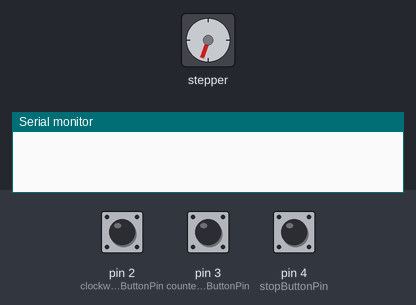
The sketch below on a simulated Arduino Uno, built with avr-gcc and run on an emulated ATmega328P. On the bench: stepper motor, the last lines printed to the serial monitor. Inputs (shaded band) come from the test bench; at power-on: pin 3 (counterClockwiseButtonPin) HIGH, pin 4 (stopButtonPin) HIGH, pin 2 (clockwiseButtonPin) HIGH. Stepper angles assume 110 steps per turn.

Above: at 1.2 s.
1.3 s: pin 3 (counterClockwiseButtonPin) pulled LOW for 3.2 s
At 1.3 s:
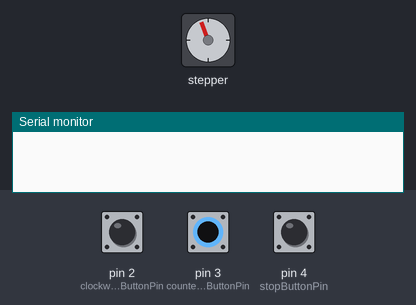
7.5 s: pin 4 (stopButtonPin) pulled LOW for 0.15 s
At 7.5 s:
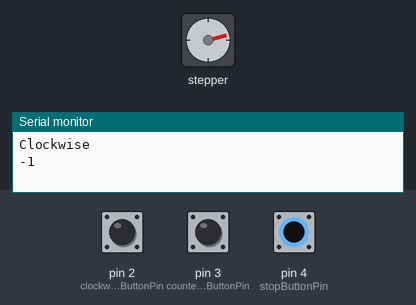
9.1 s: pin 2 (clockwiseButtonPin) pulled LOW for 0.15 s
At 9.7 s:
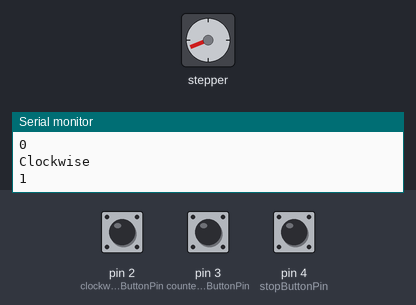
12.2 s: pin 2 (clockwiseButtonPin) pulled LOW for 1 s
15.3 s: pin 3 (counterClockwiseButtonPin) pulled LOW for 0.15 s
18.3 s: pin 4 (stopButtonPin) pulled LOW for 1 s
At 18.3 s:
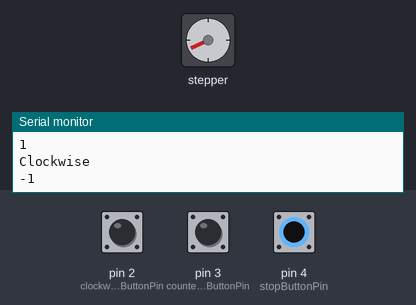
Timing chart, 0 to 21.3 s (numbered marks = the images above; inputs shaded):
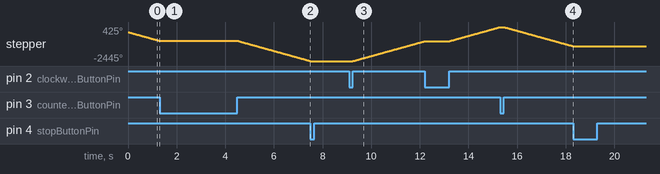

Measured:
- after the input at 7.5 s, stepper: stops changing and stays -2445°
- after the input at 9.1 s, stepper: keeps turning clockwise at about 569°/s, starting after 0.15 s
- after the input at 18.3 s, stepper: stops changing and stays -1195°

The sketch:

stepper.ino
```cpp
#include <Stepper.h>

const int stepsPerRevolution = 110;  // change this to fit the number of steps per revolution
// for your motor


// initialize the stepper library on pins 8 through 11:
Stepper myStepper(stepsPerRevolution, 8, 9, 10, 11);

int stepCount = 0;  // number of steps the motor has taken


// constants won't change. They're used here to set pin numbers:
const int clockwiseButtonPin = 2;     // the number of the pushbutton pin
const int counterClockwiseButtonPin = 3;     // the number of the pushbutton pin
const int stopButtonPin = 4;     // the number of the pushbutton pin

// variables will change:
int clockwiseButtonState = 0;
int counterClockwiseButtonState = 0;
int stopButtonState = 0;
int rotationDirection = -1; //CLOCKWISE
bool start = true;
void setup() {
  pinMode(clockwiseButtonPin, INPUT);
  pinMode(counterClockwiseButtonPin, INPUT);
  pinMode(stopButtonPin, INPUT);
  Serial.begin(9600);
}

void loop() {
  if(start){
    myStepper.setSpeed(100); // 0-100
    myStepper.step(rotationDirection * (stepsPerRevolution / 100));
  }

  // read the state of the pushbutton value:
  clockwiseButtonState = digitalRead(clockwiseButtonPin);
  counterClockwiseButtonState = digitalRead(counterClockwiseButtonPin);
  stopButtonState = digitalRead(stopButtonPin);

  // check if the pushbutton is pressed. If it is, the buttonState is LOW:
  if (clockwiseButtonState == LOW) {
    Serial.println("Clockwise");
    while(digitalRead(clockwiseButtonPin) == LOW){}
    rotationDirection = +1; //CLOCKWISE
    start = true;
    Serial.println(rotationDirection);
  }
  if (counterClockwiseButtonState == LOW) {
    Serial.println("Clockwise");
    while(digitalRead(counterClockwiseButtonPin) == LOW){}
    rotationDirection = -1; //CLOCKWISE
    start = true;
    Serial.println(rotationDirection);
  }
  if (stopButtonState == LOW) {
    Serial.println("Stop");
    while(digitalRead(stopButtonPin) == LOW){}
    start = false;
    Serial.println(start);
  }
}
```
